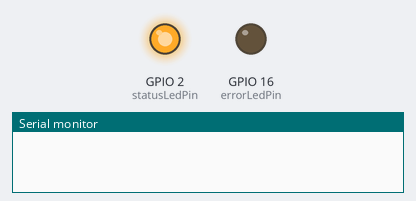
Recording of a program running on a simulated ESP8266 (NodeMCU). On the bench: output pins drawn as LEDs (lit = HIGH), the last lines printed to the serial monitor. WiFi joins after 1.5 s; servers stay silent unless stated; the local clock reads 2024-03-15 10:24:30 at power-on unless the program sets it; random numbers use the default seed unless the program sets one; no MQTT or app messages arrive unless stated.

Above: at 0.1 s.
At 0.7 s:
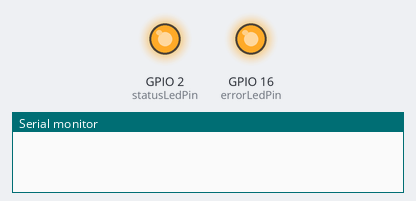
At 1.6 s:
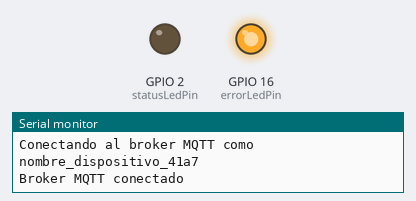
Timing chart, 0 to 3.1 s (numbered marks = the images above):
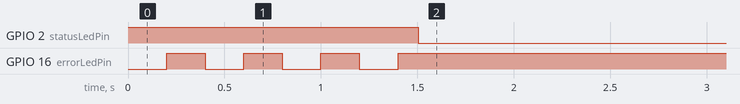

The program:

main.cpp
```cpp
/*
 *  Envio de mensajes a un broker MQTT publico de EMQX
 *  Autor: Luis Ángel Cruz Díaz
 *  Fecha: 10 de Diciembre de 2023
 *
 *  Se requiere la librería PubSubClient.h, ESP8266WiFi.h, WiFiManager.h, DNSServer.h y ESP8266WebServer.h
 *
 *  El siguiente código crea un punto de acceso WiFi temporal en caso de que no se haya
 *  configurado una red WiFi previamente. A continuación, el usuario debe conectarse a
 *  esta red temporal e ingresar las credenciales de la red WiFi a la que desea conectar
 *  el ESP8266. Una vez que el ESP8266 se haya conectado a la red WiFi seleccionada, se podrá
 *  enviar mensajes MQTT al broker MQTT configurado en el código.
 *
 *  El broker MQTT de EMQX es un broker público y gratuito, por lo que no se requiere
 *  de un usuario y contraseña para conectarse, sin embargo, se requiere de un certificado
 *  de seguridad para la conexión, el certificado se encuentra en la variable ca_cert.
 */

#include <Arduino.h>
#include <ESP8266WiFi.h>
#include <WiFiManager.h>
#include <DNSServer.h>
#include <ESP8266WebServer.h>
#include <PubSubClient.h>
#include <time.h>
#include <Ticker.h>

Ticker timer;   // Objeto para manejar el tiempo no bloqueante
int statusLedPin = 2;	// Led azul del ESP8266
int errorLedPin = 16;   // Led rojo del ESP8266

unsigned int msgTime = 10000;                   // Variable para el tiempo de envío de mensajes
const char *device_name = "nombre_dispositivo"; // Agrega el nombre del dispositivo

// Configuración del broker MQTT
const int mqtt_port = 8883;                 // Puerto del broker MQTT
const char *mqtt_broker = "broker.emqx.io"; // Broker MQTT
const char *mqtt_topic = "tema/tema";       // Agrerga el topic al que se va a publicar
const char *mqtt_password = "public";

// NTP Server settings
const char *ntp_server = "pool.ntp.org";    // Server NTP
const long gmt_offset_sec = -21600;         // -6 horas * 3600 segundos para obtener el offset para México
const int daylight_offset_sec = 0;          // En mexico no se usa horario de verano

BearSSL::WiFiClientSecure espClient;
PubSubClient mqtt_client(espClient);

// Certificado de la CA
static const char ca_cert[]
PROGMEM = R"EOF(
-----BEGIN CERTIFICATE-----
MIIDrzCCApegAwIBAgIQCDvgVpBCRrGhdWrJWZHHSjANBgkqhkiG9w0BAQUFADBh
MQswCQYDVQQGEwJVUzEVMBMGA1UEChMMRGlnaUNlcnQgSW5jMRkwFwYDVQQLExB3
d3cuZGlnaWNlcnQuY29tMSAwHgYDVQQDExdEaWdpQ2VydCBHbG9iYWwgUm9vdCBD
QTAeFw0wNjExMTAwMDAwMDBaFw0zMTExMTAwMDAwMDBaMGExCzAJBgNVBAYTAlVT
MRUwEwYDVQQKEwxEaWdpQ2VydCBJbmMxGTAXBgNVBAsTEHd3dy5kaWdpY2VydC5j
b20xIDAeBgNVBAMTF0RpZ2lDZXJ0IEdsb2JhbCBSb290IENBMIIBIjANBgkqhkiG
9w0BAQEFAAOCAQ8AMIIBCgKCAQEA4jvhEXLeqKTTo1eqUKKPC3eQyaKl7hLOllsB
CSDMAZOnTjC3U/dDxGkAV53ijSLdhwZAAIEJzs4bg7/fzTtxRuLWZscFs3YnFo97
nh6Vfe63SKMI2tavegw5BmV/Sl0fvBf4q77uKNd0f3p4mVmFaG5cIzJLv07A6Fpt
43C/dxC//AH2hdmoRBBYMql1GNXRor5H4idq9Joz+EkIYIvUX7Q6hL+hqkpMfT7P
T19sdl6gSzeRntwi5m3OFBqOasv+zbMUZBfHWymeMr/y7vrTC0LUq7dBMtoM1O/4
gdW7jVg/tRvoSSiicNoxBN33shbyTApOB6jtSj1etX+jkMOvJwIDAQABo2MwYTAO
BgNVHQ8BAf8EBAMCAYYwDwYDVR0TAQH/BAUwAwEB/zAdBgNVHQ4EFgQUA95QNVbR
TLtm8KPiGxvDl7I90VUwHwYDVR0jBBgwFoAUA95QNVbRTLtm8KPiGxvDl7I90VUw
DQYJKoZIhvcNAQEFBQADggEBAMucN6pIExIK+t1EnE9SsPTfrgT1eXkIoyQY/Esr
hMAtudXH/vTBH1jLuG2cenTnmCmrEbXjcKChzUyImZOMkXDiqw8cvpOp/2PV5Adg
06O/nVsJ8dWO41P0jmP6P6fbtGbfYmbW0W5BjfIttep3Sp+dWOIrWcBAI+0tKIJF
PnlUkiaY4IBIqDfv8NZ5YBberOgOzW6sRBc4L0na4UU+Krk2U886UAb3LujEV0ls
YSEY1QSteDwsOoBrp+uvFRTp2InBuThs4pFsiv9kuXclVzDAGySj4dzp30d8tbQk
CAUw7C29C79Fv1C5qfPrmAESrciIxpg0X40KPMbp1ZWVbd4=
-----END CERTIFICATE-----
)EOF";

// Función para sincronizar la hora
void syncTime() {
    configTime(gmt_offset_sec, daylight_offset_sec, ntp_server);
    Serial.print("\nSincronizando la hora ");
    while (time(nullptr) < 1510644967) {
        delay(1000);
        Serial.print(".");
    }
    Serial.println("\n*************************");
    Serial.println("Hora sincronizada");
    struct tm timeinfo;
    if(getLocalTime(&timeinfo)){
        Serial.print("Horario Actual: ");
        Serial.print(asctime(&timeinfo));
        Serial.println("*************************");
    }else{
        Serial.println("Error al sincronizar la hora");
        Serial.println("*************************");
    }
}

// Función la conexión con el broker MQTT
void connectToMQTT() {
    BearSSL::X509List serverTrustedCA(ca_cert);
    espClient.setTrustAnchors(&serverTrustedCA);
    while(!mqtt_client.connected()){
        String clientId = String(device_name);          // Crea un ID de cliente único
        clientId += "_" + String(random(0xffff), HEX);  // Agrega un ID aleatorio
        Serial.println("Conectando al broker MQTT como " + String(clientId.c_str()));
        if(mqtt_client.connect(clientId.c_str(), device_name, mqtt_password)){
            Serial.println("Broker MQTT conectado");
            mqtt_client.subscribe(mqtt_topic);          // Se suscribe al topic
        }else{
            char err_buff[128];
            espClient.getLastSSLError(err_buff, sizeof(err_buff));
            Serial.println("Error al conectar al broker MQTT:: Estado:");
            Serial.println(mqtt_client.state());        // Muestra el estado de la conexión
            Serial.print(err_buff);
            delay(5000);
        }
    }
}

// Función para enviar un mensaje JSON al broker MQTT
void enviarJSON(){
    String json = "{\"id\":\""+ String(device_name) + "\",\"temp\":"+ String(25.4) + ",\"hum\":"+String(60)+"}";
    // Serial.println(json); ¡
    int str_len = json.length() + 1;            // Calcula la longitud del string
    char char_array[str_len];                   // Crea un array de char con la longitud calculada
    json.toCharArray(char_array, str_len);      // Convierte el string a un array de char
    mqtt_client.publish(mqtt_topic, char_array);// Publica el mensaje en el topic
}

// Función para el parpadeo del led
void parpadeo(){
    byte estado = digitalRead(errorLedPin);
    digitalWrite(errorLedPin, !estado);
}

void setup() {
    Serial.begin(115200);
    pinMode(statusLedPin, OUTPUT);
    pinMode(errorLedPin, OUTPUT);
    digitalWrite (statusLedPin, HIGH);
    timer.attach(0.2, parpadeo);   // Inicialización del ticker
    WiFiManager wifiManager;        // Inicialización de la conexión a la red WiFi
    //wifiManager.resetSettings();  // Descomenta esta línea si quieres resetear la configuración de WiFi
    // Conexión a la red WiFi
    if (!wifiManager.autoConnect("ESP8266_temporal","12345678")){
        Serial.println("Fallo en la conexión (timeout)");
        ESP.reset();                // Reiniciar el ESP8266
        delay(1000);
    }
    timer.detach();                  // Detiene el ticker de parpadeo
    digitalWrite(errorLedPin, HIGH);
    digitalWrite(statusLedPin, LOW);
    Serial.println("Conectado a WiFi");
    Serial.print("Dirección IP: ");
    Serial.println(WiFi.localIP());
    syncTime();                                     // Sincronización de la hora
    mqtt_client.setServer(mqtt_broker, mqtt_port);  // Configuración del broker MQTT
    connectToMQTT();                                // Conexión al broker MQTT
    timer.attach_ms(msgTime, enviarJSON);           // Inicialización del ticker para enviar mensajes
}

void loop() {
    if(!mqtt_client.connected()){
        connectToMQTT();
    }else{
        mqtt_client.loop();
    }
}
```
